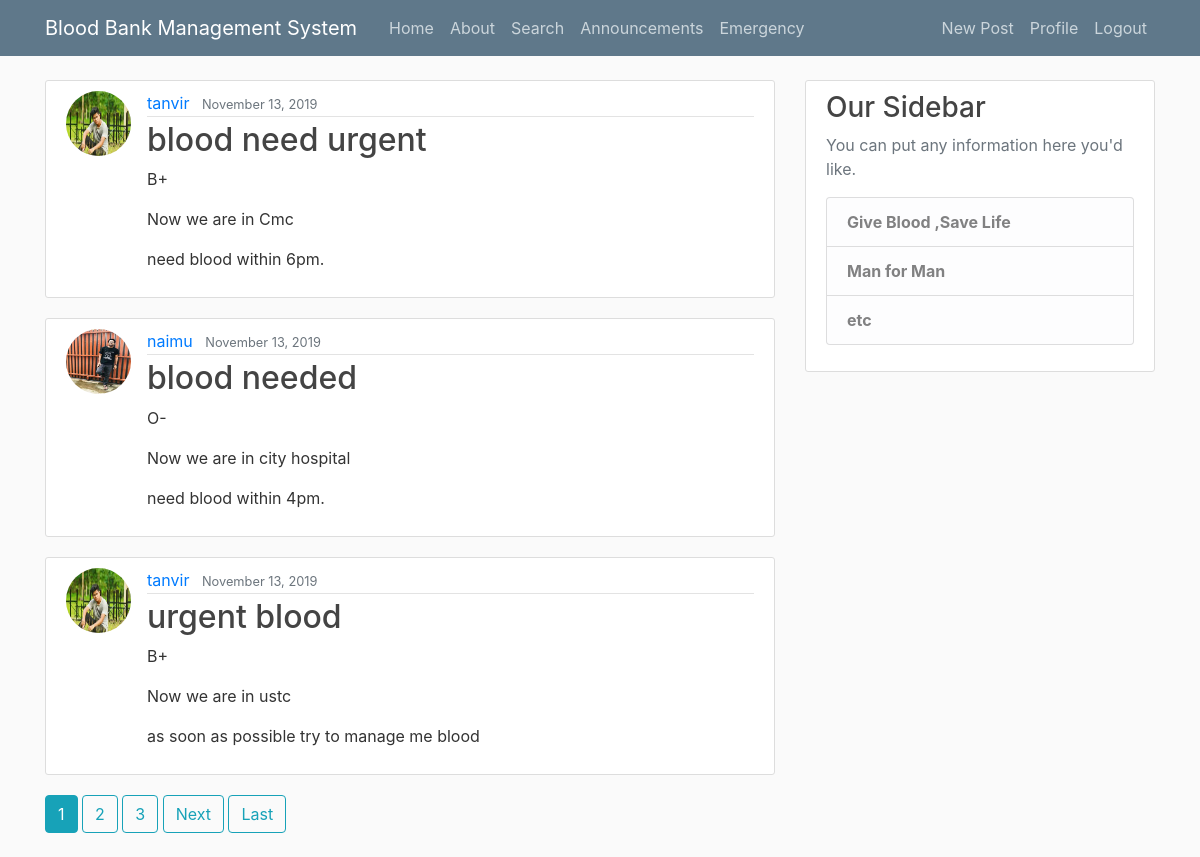
The app's page / (signed in) with its own data.
### blog/models.py (models this page shows, shortened)
class Post(models.Model):
    title = models.CharField(max_length=100)
    blood =  models.CharField(max_length=100, null=False)
    content = models.TextField(null=True)
    address = models.CharField(max_length=50 )
    phone	= models.CharField(max_length=100, null= True)
    medical = models.CharField(max_length=50, default='Now we are in ')
    rigion = models.CharField(max_length=30 , null=True)
    date_posted = models.DateTimeField(default=timezone.now)
    author = models.ForeignKey(User, on_delete=models.CASCADE)

### users/models.py (models this page shows, shortened)
class Profile(models.Model):
	user = models.OneToOneField(User, on_delete=models.CASCADE)
	image = models.ImageField(default='default.jpg',upload_to='profile_pics')

### blog/views.py (the view)
# urls.py: path('', PostListView.as_view(), name='blog-home'),
class PostListView(ListView):
    model = Post
    template_name = 'blog/home.html'  # <app>/<model>_<viewtype>.html
    context_object_name = 'posts'
    ordering = ['-date_posted']
    paginate_by = 3

### blog/templates/blog/home.html (shortened to what this page needs)
{% extends "blog/base.html" %}
{% block content %}
	{% for post in posts %}
	<article class="media content-section">
		<img class='rounded-circle article-img' src="{{ post.author.profile.image.url }}">
	  <div class="media-body">
	    <div class="article-metadata">
	      <a class="mr-2" href="{% url 'user-posts' post.author.username %}">{{ post.author }}</a>
	      <small class="text-muted">{{ post.date_posted | date:"F d, Y" }}</small>
	    </div>
		    <h2><a class="article-title" href="{% url 'post-detail' post.id %}">{{ post.title }}</a></h2>
		    <p class="article-content">{{ post.blood }}</p>
		    <p class="article-content">{{ post.medical }}</p>
		    <p class="article-content">{{ post.content }}</p>
		  </div>
	</article>
	{% endfor %}
	{% if is_paginated %}
		{% for num in page_obj.paginator.page_range %}
			{% if page_obj.number == num %}
				<a class="btn btn-info mb-4" href="?page={{ num }}">{{ num }}</a>
			{% elif num > page_obj.number|add:'-3' and num < page_obj.number|add:'3' %}
				<a class="btn btn-outline-info mb-4" href="?page={{ num }}">{{ num }}</a>
			{% endif %}
		{% endfor %}
		{% if page_obj.has_next %}
			<a class="btn btn-outline-info mb-4" href="?page={{ page_obj.next_page_number }}">Next</a>
			<a class="btn btn-outline-info mb-4" href="?page={{ page_obj.paginator.num_pages }}">Last</a>
		{% endif %}
	{% endif %}
{% endblock content %}

### blog/static/blog/main.css (style rules this page uses)
body { background: #fafafa; color: #333333; margin-top: 5rem; }
h1, h2, h3, h4, h5, h6 { color: #444444; }
.content-section { background: #ffffff; padding: 10px 20px; border: 1px solid #dddddd; border-radius: 3px; margin-bottom: 20px; }
.article-title { color: #444444; }
.article-content { white-space: pre-line; }
.article-img { height: 65px; width: 65px; margin-right: 16px; }
.article-metadata { padding-bottom: 1px; margin-bottom: 4px; border-bottom: 1px solid #e3e3e3 }

### records on screen
Post: author.profile.image (picture), author "tanvir", date_posted "November 13, 2019", title "blood need urgent", blood "B+", medical "Now we are in Cmc", content "need blood within 6pm."
Post: author.profile.image (picture), author "naimu", date_posted "November 13, 2019", title "blood needed", blood "O-", medical "Now we are in city hospital", content "need blood within 4pm."
Post: author.profile.image (picture), author "tanvir", date_posted "November 13, 2019", title "urgent blood", blood "B+", medical "Now we are in ustc", content "as soon as possible try to manage me blood"

### other values on screen
{{ num }} "1"
{{ num }} "2" "3"
